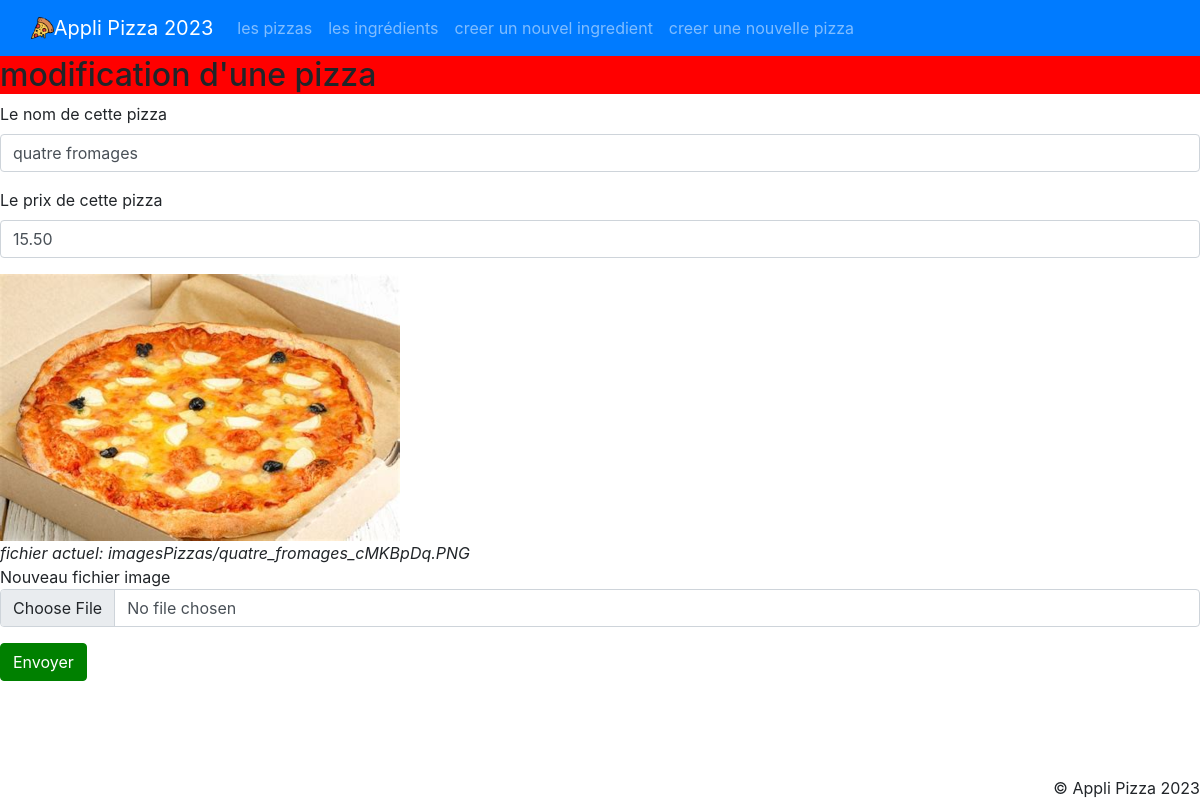
The page /pizzas/1/update/ on the database its author committed.
### applipizza/models.py (models this page shows, shortened)
class Pizza(models.Model):
    idPizza = models.AutoField(primary_key = True)
    nomPizza = models.CharField(max_length = 50, verbose_name='le nom de cette pizza')
    prix = models.DecimalField(max_digits = 4, decimal_places = 2, verbose_name = 'le prix')
    image = models.ImageField(default = 'imagesPizzas/delfault.PNG', upload_to = 'imagesPizzas/')

### applipizza/views.py (the view)
# urls.py: path('pizzas/<int:pizza_id>/update/', views.afficherFormulaireModificationPizza),
def afficherFormulaireModificationPizza(request, pizza_id):
    pizza_a_modifier = Pizza.objects.get(idPizza = pizza_id)
    return render (
        request,
        "applipizza/formulaireModificationPizza.html",
        {"pizza" : pizza_a_modifier}
    )

### applipizza/templates/applipizza/formulaireModificationPizza.html (shortened to what this page needs)
{% extends 'applipizza/base.html' %}
{% block main %}
<h2>modification d'une pizza</h2>
<form enctype="multipart/form-data" action="/pizzas/{{pizza.idPizza}}/updated/" method="post">
    <div class="mb-3">
        <label for="id_nomPizza" class="form-label">Le nom de cette pizza </label>
        <input type="text" name="nomPizza" class="form-control" maxlength="50"
            required id="id_nomPizza" value="{{pizza.nomPizza}}">
    </div>
    <div class="mb-3">
        <label for="id_prix" class="form-label">Le prix de cette pizza </label>
        <input type="number" name="prix" min="0" step="0.01" class="form-control"
            required id="id_prix" value="{{pizza.prix}}">
    </div>
    <div class="mb-3">
        <div class="divImgPizza">
            <img class="imagePizza" src="{{MEDIA_URL}}{{pizza.image}}" alt="image de pizza" title="{{pizza.nomPizza}}">
        </div>
        <div class="divNomPizza"><i>fichier actuel: {{pizza.image}}</i></div>
        Nouveau fichier image
        <input class="form-control" name="image" type="file" accept="image/*" id="id_image">
    </div>
    <button type="submit" class="btn btn-primary">Envoyer</button>
</form>
{% endblock %}

### applipizza/static/applipizza/css/style.css (style rules this page uses)
h2 { background-color: red; }
body { display :flex; min-height: 100vh; flex-direction: column; }
.btn-primary { background-color: green !important; border-color: green !important; }

### rows shown on the page
Pizza: nomPizza "quatre fromages", prix "15.50", image (picture), image "imagesPizzas/quatre_fromages_cMKBpDq.PNG"
